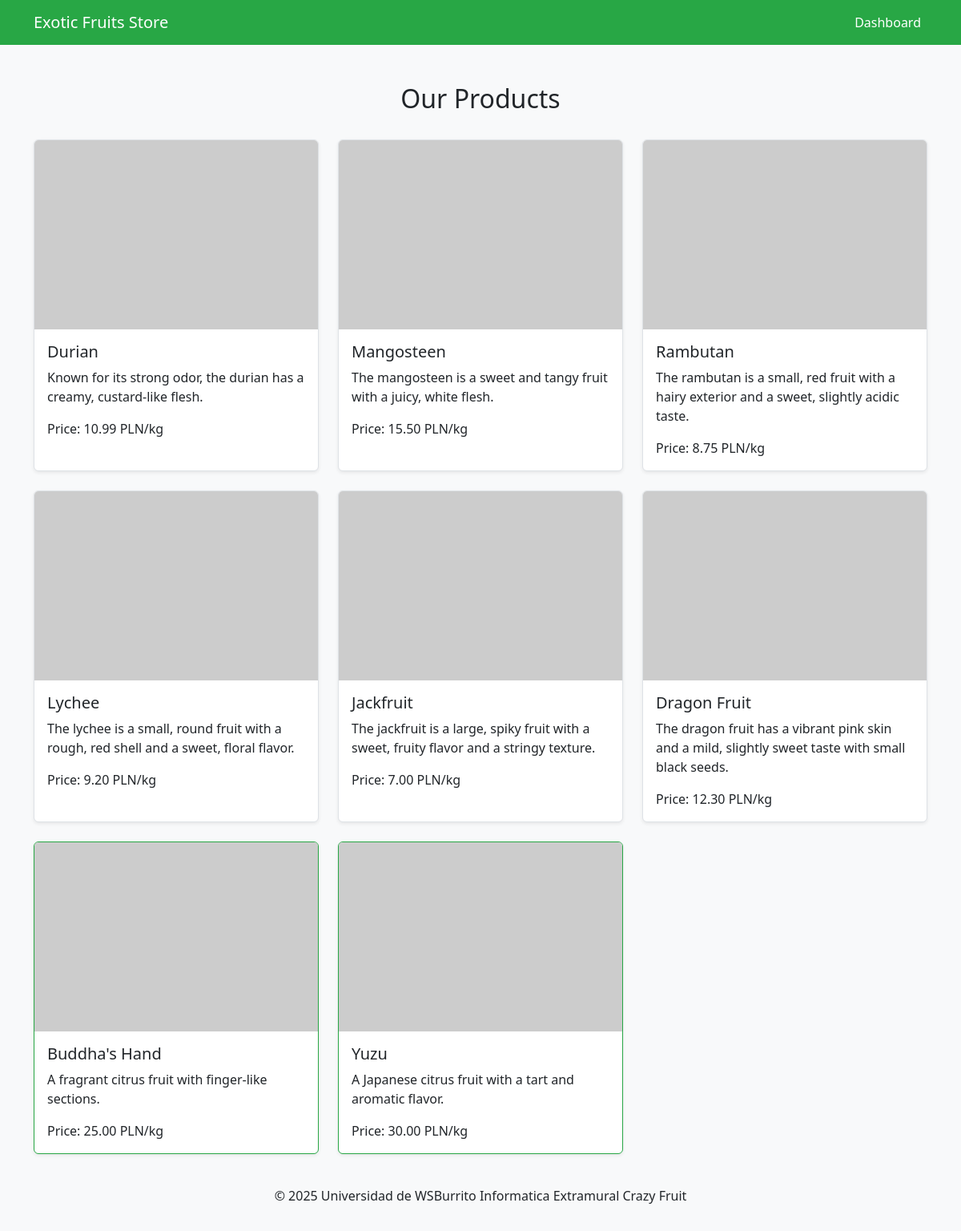
/index.php (signed in), run on the app's committed database.
### tables this page shows
CREATE TABLE products (
            id INTEGER PRIMARY KEY AUTOINCREMENT,
            name TEXT,
            description TEXT,
            image TEXT,
            price REAL,
            premium INTEGER DEFAULT 0
        );

### controller.php (called while the page is built, shortened)
<?php
function getProducts($db) {
    if (isset($_SESSION['user_id'])) {
        $query = "SELECT * FROM products";
        $result = $db->query($query);
        $products = [];
        while ($row = $result->fetchArray(SQLITE3_ASSOC)) {
            $products[] = $row;
        }
        return $products;
    }
}
?>

### index.php (the view)
<?php
    require_once 'templates/header.php';
?>
<div class="container">
    <div class="row">
        <div class="mt-5 col-md-12 text-center">
            <h2>Our Products</h2>
        </div>
    </div>
    <div class="row mt-4">
        <?php
        require_once 'db.php';
        require_once 'controller.php';
        $products = getProducts($db);
        foreach ($products as $row):
        ?>
            <div class="col-md-4 mb-4">
                <div class="card<?php if (isset($row['premium']) && $row['premium'] == 1) echo ' premium-product'; ?>">
                    <img src="<?php echo $row['image']; ?>" class="card-img-top" alt="<?php echo $row['name']; ?>">
                    <div class="card-body">
                        <h5 class="card-title"><?php echo $row['name']; ?></h5>
                        <p class="card-text"><?php echo $row['description']; ?></p>
                        <p class="card-text">Price: <?php echo number_format((float)$row['price'], 2, '.', '') . ' PLN/kg'; ?></p>
                    </div>
                </div>
            </div>
        <?php endforeach; ?>
    </div>
</div>
<?php
    require_once 'templates/footer.php';
?>

### styles.css (style rules this page uses)
body { background-color: #f8f9fa; }
.card { display: flex; flex-direction: column; height: 100%; border: 1px solid #dee2e6; box-shadow: 0 0.125rem 0.25rem rgba(0,0,0,0.075); }
.card-body { flex: 1; }
.premium-product { border-color: #28a745; }

### data on the page
products: name "Durian", description "Known for its strong odor, the durian has a creamy, custard-like flesh.", price "10.99"
products: name "Mangosteen", description "The mangosteen is a sweet and tangy fruit with a juicy, white flesh.", price "15.50"
products: name "Rambutan", description "The rambutan is a small, red fruit with a hairy exterior and a sweet, slightly acidic taste.", price "8.75"
products: name "Lychee", description "The lychee is a small, round fruit with a rough, red shell and a sweet, floral flavor.", price "9.20"
products: name "Jackfruit", description "The jackfruit is a large, spiky fruit with a sweet, fruity flavor and a stringy texture.", price "7.00"
products: name "Dragon Fruit", description "The dragon fruit has a vibrant pink skin and a mild, slightly sweet taste with small black seeds.", price "12.30"
products: name "Buddha's Hand", description "A fragrant citrus fruit with finger-like sections.", price "25.00"
products: name "Yuzu", description "A Japanese citrus fruit with a tart and aromatic flavor.", price "30.00"
